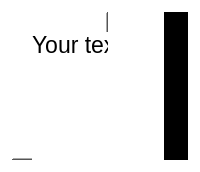
           <widget class="QFrame" name="text_camera_frame">
            <property name="styleSheet">
             <string notr="true">background-color: transparent;</string>
            </property>
            <property name="frameShape">
             <enum>QFrame::StyledPanel</enum>
            </property>
            <property name="frameShadow">
             <enum>QFrame::Raised</enum>
            </property>
            <layout class="QHBoxLayout" name="horizontalLayout_2" stretch="20,0,5">
             <item>
              <widget class="QFrame" name="text_area_frame">
               <property name="styleSheet">
                <string notr="true">background-color: rgb(255, 255, 255);</string>
               </property>
               <property name="frameShape">
                <enum>QFrame::WinPanel</enum>
               </property>
               <property name="frameShadow">
                <enum>QFrame::Raised</enum>
               </property>
               <widget class="QLabel" name="text_area">
                <property name="geometry">
                 <rect>
                  <x>20</x>
                  <y>20</y>
                  <width>1141</width>
                  <height>131</height>
                 </rect>
                </property>
                <property name="font">
                 <font>
                  <pointsize>17</pointsize>
                 </font>
                </property>
                <property name="text">
                 <string>Your text will be displayed here..</string>
                </property>
                <property name="alignment">
                 <set>Qt::AlignLeading|Qt::AlignLeft|Qt::AlignTop</set>
                </property>
               </widget>
              </widget>
             </item>
             <item>
              <spacer name="text_camera_hspacer">
               <property name="orientation">
                <enum>Qt::Horizontal</enum>
               </property>
               <property name="sizeHint" stdset="0">
                <size>
                 <width>50</width>
                 <height>148</height>
                </size>
               </property>
              </spacer>
             </item>
             <item>
              <widget class="QFrame" name="camera_frame">
               <property name="styleSheet">
                <string notr="true">background-color: rgb(0, 0, 0);</string>
               </property>
               <property name="frameShape">
                <enum>QFrame::StyledPanel</enum>
               </property>
               <property name="frameShadow">
                <enum>QFrame::Raised</enum>
               </property>
              </widget>
             </item>
            </layout>
           </widget>
